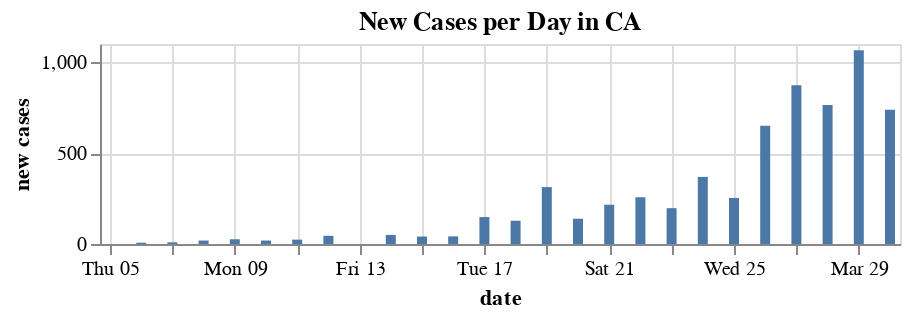

The code cell stored with this chart in its notebook:
### Code cell
alt.Chart(data, height=100).mark_bar().encode(
    x='date',
    y='new cases'
).properties(
    title='New Cases per Day in ' + state
)

### Figure 1 — Vega-Lite specification as saved in the notebook (floating-point values rounded to 4 significant figures)
{"$schema": "https://vega.github.io/schema/vega-lite/v3.4.0.json", "config": {"mark": {"tooltip": null}, "view": {"height": 300, "width": 400}}, "data": {"name": "data-88194957740ac49dbdf70bed1c9ab3cc"}, "datasets": {"data-88194957740ac49dbdf70bed1c9ab3cc": [{"date": "2020-03-04T00:00:00", "negative": 462, "new cases": null, "positive": 53}, {"date": "2020-03-05T00:00:00", "negative": 462, "new cases": 0, "positive": 53}, {"date": "2020-03-06T00:00:00", "negative": 462, "new cases": 7, "positive": 60}, {"date": "2020-03-07T00:00:00", "negative": 462, "new cases": 9, "positive": 69}, {"date": "2020-03-08T00:00:00", "negative": 462, "new cases": 19, "positive": 88}, {"date": "2020-03-09T00:00:00", "negative": 690, "new cases": 26, "positive": 114}, {"date": "2020-03-10T00:00:00", "negative": 690, "new cases": 19, "positive": 133}, {"date": "2020-03-11T00:00:00", "negative": 916, "new cases": 24, "positive": 157}, {"date": "2020-03-12T00:00:00", "negative": 916, "new cases": 45, "positive": 202}, {"date": "2020-03-13T00:00:00", "negative": 916, "new cases": 0, "positive": 202}, {"date": "2020-03-14T00:00:00", "negative": 916, "new cases": 50, "positive": 252}, {"date": "2020-03-15T00:00:00", "negative": 916, "new cases": 41, "positive": 293}, {"date": "2020-03-16T00:00:00", "negative": 7981, "new cases": 42, "positive": 335}, {"date": "2020-03-17T00:00:00", "negative": 7981, "new cases": 148, "positive": 483}, {"date": "2020-03-18T00:00:00", "negative": 7981, "new cases": 128, "positive": 611}, {"date": "2020-03-19T00:00:00", "negative": 8787, "new cases": 313, "positive": 924}, {"date": "2020-03-20T00:00:00", "negative": 10424, "new cases": 139, "positive": 1063}, {"date": "2020-03-21T00:00:00", "negative": 11249, "new cases": 216, "positive": 1279}, {"date": "2020-03-22T00:00:00", "negative": 11304, "new cases": 257, "positive": 1536}, {"date": "2020-03-23T00:00:00", "negative": 12567, "new cases": 197, "positive": 1733}, {"date": "2020-03-24T00:00:00", "negative": 13452, "new cases": 369, "positive": 2102}, {"date": "2020-03-25T00:00:00", "negative": 15921, "new cases": 253, "positive": 2355}, {"date": "2020-03-26T00:00:00", "negative": 17380, "new cases": 651, "positive": 3006}, {"date": "2020-03-27T00:00:00", "negative": 17380, "new cases": 873, "positive": 3879}, {"date": "2020-03-28T00:00:00", "negative": 20549, "new cases": 764, "positive": 4643}, {"date": "2020-03-29T00:00:00", "negative": 20549, "new cases": 1065, "positive": 5708}, {"date": "2020-03-30T00:00:00", "negative": 20549, "new cases": 739, "positive": 6447}]}, "encoding": {"x": {"field": "date", "type": "temporal"}, "y": {"field": "new cases", "type": "quantitative"}}, "height": 100, "mark": "bar", "title": "New Cases per Day in CA"}
